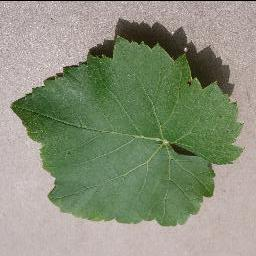
#> input picture grape_base/sample/healthy.JPG, 256 x 256 px; its folder holds only this picture in this run
$ jupyter execute --allow-errors Exploracao.ipynb
#> lines starting #> are read from the running program, lines starting #| are printed output that depends on the picture
### visao.py
import os
import numpy as np
import cv2
import matplotlib.pyplot as plt

# [29 lines left out: function gravar_arquivo_arff, not called in this run]

def histograma(img):
    '''
    retorna histograma de cores da imagem
    '''
    WB = np.zeros(256)
    WG = np.zeros(256)
    WR = np.zeros(256)

    l, c, tres = img.shape

    B = img[:,:,0]
    G = img[:,:,1]
    R = img[:,:,2]

    for i in range(l):
        for j in range(c):
            WB[B[i,j]] = WB[B[i,j]]+1
            WG[G[i,j]] = WG[G[i,j]]+1
            WR[R[i,j]] = WR[R[i,j]]+1
    for i in range(256):
        WB[i] = WB[i]/(l*c)
        WG[i] = WG[i]/(l*c)
        WR[i] = WR[i]/(l*c)
    return np.append(np.append(WB,WG),WR)

# [9 lines left out: function distancia, not called in this run]

def lbp(img):
    '''
    aplica convolução ...
    '''
    l, c = img.shape
    img2 = np.zeros((l,c), dtype=int)

    for i in range(1,l-1):
        for j in range(1,c-1):
            A = img[i-1,j] #bit mais significativo
            B = img[i-1,j+1]
            C = img[i,j+1]
            D = img[i+1,j+1]
            E = img[i+1,j]
            F = img[i+1,j-1]
            G = img[i,j-1]
            H = img[i-1,j-1]
            Centro = img[i,j]
            soma = 0
            if(A > Centro):
                soma = soma + (2**7)
            if(B > Centro):
                soma = soma + (2**6)
            if(C > Centro):
                soma = soma + (2**5)
            if(D > Centro):
                soma = soma + (2**4)
            if(E > Centro):
                soma = soma + (2**3)
            if(F > Centro):
                soma = soma + (2**2)
            if(G > Centro):
                soma = soma + (2**1)
            if(H > Centro):
                soma = soma + (2**0)

            img2[i,j] = soma
    return img2

# [66 lines left out: functions histograma_tons_cinza, extrair_caracteristica, extrair_caracteristica2, get_all_image_paths_by_class, not called in this run]

### Exploracao.ipynb
[cell 1]
import cv2
import matplotlib.pyplot as plt
import os

[cell 2]
path = './grape_base/sample/'
images_paths = os.listdir(path)
images_paths = [path+image for image in images_paths]

[cell 3]
imgs = []
plt.figure(figsize=(8,8))

for i in range(len(images_paths)):
    img = cv2.imread(images_paths[i])
#> img is the input picture: shape (256, 256, 3); mean B, G, R 122.7, 144.5, 137.7
    plt.subplot(2,2,i+1)
    plt.imshow(img[:,:,::-1])
    plt.title(images_paths[i][20:-4])

plt.show()

#> (a cell that did not finish here is left out)

[cell 5]
def plot_BGR(img_path):
#> called with img_path = './grape_base/sample/healthy.JPG'
    img = cv2.imread(img_path)

    B = img[:,:,0]
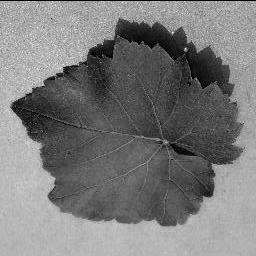
#> B: shape (256, 256); min 0, max 251, mean 122.7
    G = img[:,:,1]
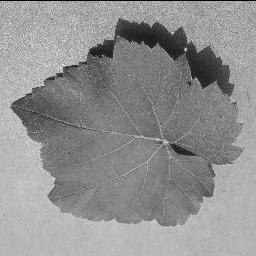
#> G: shape (256, 256); min 0, max 251, mean 144.5
    R = img[:,:,2]
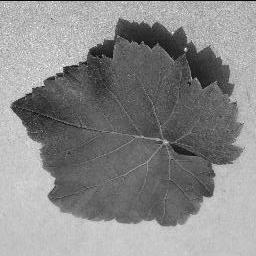
#> R: shape (256, 256); min 3, max 255, mean 137.7

    plt.figure(figsize=(16,16))
    plt.subplot(1,4,1)
    plt.title('Original')
    plt.imshow(img[:,:,::-1])

    plt.gray()
    plt.subplot(1,4,2)
    plt.title('Matriz B')
    plt.imshow(B)

    plt.subplot(1,4,3)
    plt.title('Matriz G')
    plt.imshow(G)

    plt.subplot(1,4,4)
    plt.title('Matriz R')
    plt.imshow(R)

    plt.show()
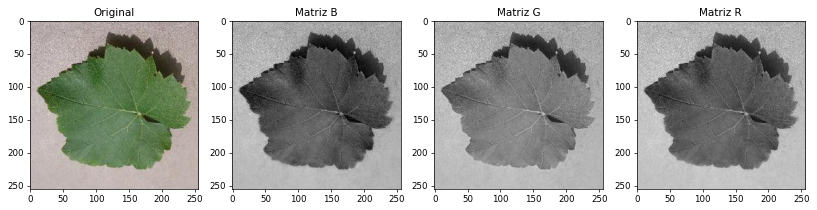
#> figure drawn by matplotlib, 4 panels
    plt.close('all')

[cell 6]
def plot_HSV(img_path):
#> called with img_path = './grape_base/sample/healthy.JPG'
    img = cv2.imread(img_path)

    plt.figure(figsize=(16,16))
    plt.subplot(1,4,1)
    plt.title('Original')
    plt.imshow(img[:,:,::-1])

    img = cv2.cvtColor(img, cv2.COLOR_BGR2HSV)
#> img: shape (256, 256, 3); mean H, S, V 27.7, 59, 151
    H = img[:,:,0]
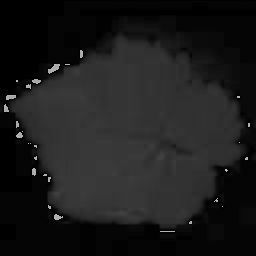
#> H: shape (256, 256); min 0, max 179, mean 27.7
    S = img[:,:,1]
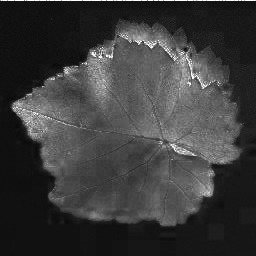
#> S: shape (256, 256); min 4, max 255, mean 59
    V = img[:,:,2]

    plt.gray()
    plt.subplot(1,4,2)
    plt.title('matriz H')
    plt.imshow(H) #matiz refletância do objeto

    plt.subplot(1,4,3)
    plt.title('matriz S')
    plt.imshow(S) #saturação quão longe os pixels estão do branco(ou preto)

    plt.subplot(1,4,4)
    plt.title('matriz V')
    plt.imshow(V) #brilho

    plt.show()
    plt.close('all')

>## Imagens RGB

[cell 7]
plot_BGR(images_paths[0])
#> (the rest of this cell did not finish here and is left out)

>## Imagens HSV

[cell 8]
plot_HSV(images_paths[0])
#> (the rest of this cell did not finish here and is left out)

>## Segmentação

A matriz S(HSV) e a matriz B(RGB) demonstram potencial para retirar o fundo da imagem

[cell 9]
import numpy as np
#> (the rest of this cell did not finish here and is left out)

>## testando lbp

[cell 10]
from visao import lbp

[cell 11]
imgs = []
plt.figure(figsize=(8,8))

for i in range(len(images_paths)):
    img = cv2.imread(images_paths[i], 0)
#> img: shape (256, 256); min 0, max 255, mean 140.1
    plt.subplot(2,2,i+1)
    plt.imshow(lbp(img))
#> after the loop in lbp, `for i in range(1,l-1):`:
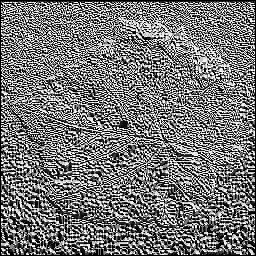
#> img2: shape (256, 256) int64; min 0, max 255, mean 117.4
    plt.title(images_paths[i][20:-4])

plt.show()

[cell 12]
from visao import histograma

imgs = []
plt.figure(figsize=(16,8))

for i in range(len(images_paths)):
    img = cv2.imread(images_paths[i])
    hist = histograma(img)
#> after the loop in histograma, `for i in range(l):`: WB = 256 values, max 1312 at index 183, min 0 at index 232, mean 256; WG = 256 values, max 1503 at index 182, min 0 at index 14, mean 256; WR = 256 values, max 1711 at index 194, min 0 at index 0, mean 256
#> after the loop in histograma, `for i in range(256):`: WB = 256 values, max 0.02 at index 183, min 0 at index 232, mean 0.00391; WG = 256 values, max 0.0229 at index 182, min 0 at index 14, mean 0.00391; WR = 256 values, max 0.0261 at index 194, min 0 at index 0, mean 0.00391
#> hist = 768 values, max 0.0261 at index 706, min 0 at index 232, mean 0.00391
    plt.plot(hist)

#> (the rest of this cell did not finish here and is left out)
